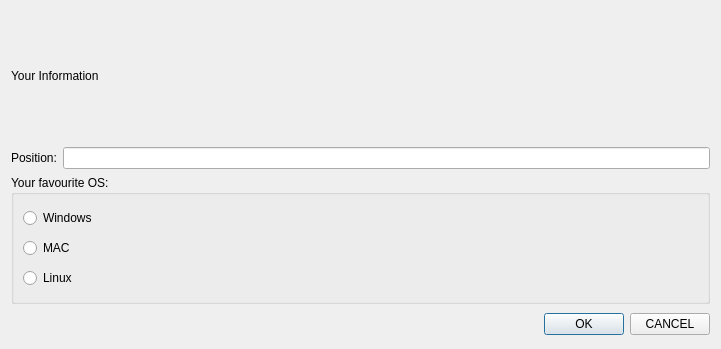
<?xml version="1.0" encoding="UTF-8"?>
<ui version="4.0">
 <class>InfoDialog</class>
 <widget class="QDialog" name="InfoDialog">
  <property name="geometry">
   <rect>
    <x>0</x>
    <y>0</y>
    <width>721</width>
    <height>349</height>
   </rect>
  </property>
  <property name="windowTitle">
   <string>Dialog</string>
  </property>
  <layout class="QVBoxLayout" name="verticalLayout_2">
   <item>
    <widget class="QLabel" name="label">
     <property name="text">
      <string>Your Information</string>
     </property>
    </widget>
   </item>
   <item>
    <layout class="QHBoxLayout" name="horizontalLayout_2">
     <item>
      <widget class="QLabel" name="label_2">
       <property name="text">
        <string>Position:</string>
       </property>
      </widget>
     </item>
     <item>
      <widget class="QLineEdit" name="PositionlineEdit"/>
     </item>
    </layout>
   </item>
   <item>
    <widget class="QGroupBox" name="groupBox">
     <property name="title">
      <string>Your favourite OS:</string>
     </property>
     <layout class="QVBoxLayout" name="verticalLayout">
      <item>
       <widget class="QRadioButton" name="WindowsradioButton">
        <property name="text">
         <string>Windows</string>
        </property>
       </widget>
      </item>
      <item>
       <widget class="QRadioButton" name="MACradioButton">
        <property name="text">
         <string>MAC</string>
        </property>
       </widget>
      </item>
      <item>
       <widget class="QRadioButton" name="LinuxradioButton">
        <property name="text">
         <string>Linux</string>
        </property>
       </widget>
      </item>
     </layout>
    </widget>
   </item>
   <item>
    <layout class="QHBoxLayout" name="horizontalLayout">
     <item>
      <spacer name="horizontalSpacer">
       <property name="orientation">
        <enum>Qt::Horizontal</enum>
       </property>
       <property name="sizeHint" stdset="0">
        <size>
         <width>428</width>
         <height>28</height>
        </size>
       </property>
      </spacer>
     </item>
     <item>
      <widget class="QPushButton" name="OKpushButton">
       <property name="text">
        <string>OK</string>
       </property>
      </widget>
     </item>
     <item>
      <widget class="QPushButton" name="CANCELpushButton_2">
       <property name="text">
        <string>CANCEL</string>
       </property>
      </widget>
     </item>
    </layout>
   </item>
  </layout>
 </widget>
 <resources/>
 <connections/>
</ui>
